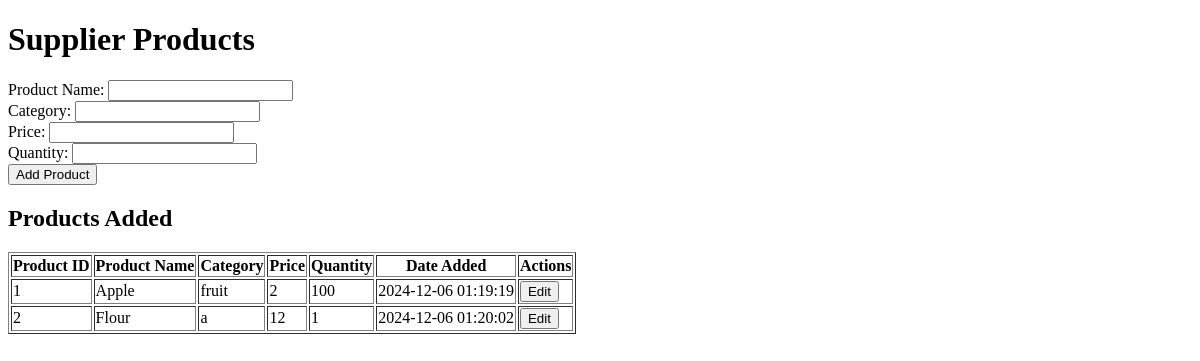
The app's page /supplier_products, older data.
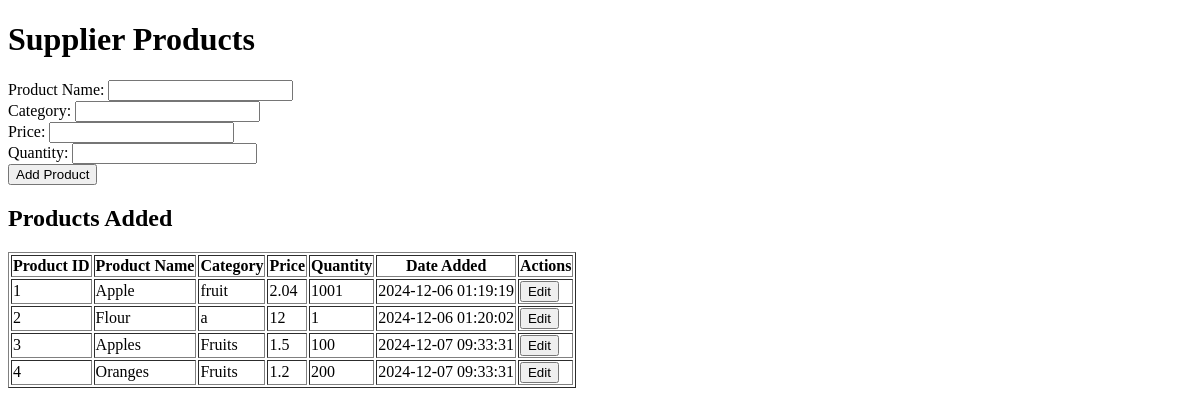
The same page, newer data.
### tables this page shows
CREATE TABLE "supplier_products" (
    id INTEGER PRIMARY KEY AUTOINCREMENT,
    supplier_id INTEGER NOT NULL,
    product_name TEXT NOT NULL,
    category TEXT NOT NULL,
    price DECIMAL(10, 2) NOT NULL,
    quantity INTEGER NOT NULL,
    date_added TIMESTAMP DEFAULT CURRENT_TIMESTAMP,
    FOREIGN KEY (supplier_id) REFERENCES users (user_id) ON DELETE CASCADE
);

### app.py (the view, shortened to what this page needs)
@app.route("/supplier_products", methods=["GET", "POST"])
def supplier_products():
    user_role = "Supplier"
    user_id = 1  # Replace with the logged-in supplier's user_id
    if user_role != "Supplier":
        return "Access denied. Only suppliers can access this page.", 403
    products = execute_query("SELECT * FROM supplier_products WHERE supplier_id = ?", (user_id,))
    return render_template("supplier_products.html", products=products)

### app.py (called while the page is built)
def execute_query(query, params=()):
    conn = get_db_connection()
    cursor = conn.cursor()
    cursor.execute(query, params)
    rows = cursor.fetchall()
    conn.commit()
    conn.close()
    return rows

def get_db_connection():
    conn = sqlite3.connect("database.db")
    conn.row_factory = sqlite3.Row  # Rows are now accessible like dictionaries
    return conn

### templates/supplier_products.html (shortened to what this page needs)
<!DOCTYPE html>
<html lang="en">
<head>
</head>
<body>
    <h1>Supplier Products</h1>
    <form method="POST" action="/add_product">
        <label for="product_name">Product Name:</label>
        <input type="text" id="product_name" name="product_name" required><br>
        <label for="category">Category:</label>
        <input type="text" id="category" name="category" required><br>
        <label for="price">Price:</label>
        <input type="number" id="price" name="price" step="0.01" required><br>
        <label for="quantity">Quantity:</label>
        <input type="number" id="quantity" name="quantity" required><br>
        <button type="submit">Add Product</button>
    </form>
    <h2>Products Added</h2>
    <table border="1">
        <tr>
            <th>Product ID</th>
            <th>Product Name</th>
            <th>Category</th>
            <th>Price</th>
            <th>Quantity</th>
            <th>Date Added</th>
            <th>Actions</th>
        </tr>
        {% for product in products %}
        <tr>
            <td>{{ product.id }}</td>
            <td>{{ product.product_name }}</td>
            <td>{{ product.category }}</td>
            <td>{{ product.price }}</td>
            <td>{{ product.quantity }}</td>
            <td>{{ product.date_added }}</td>
            <td>
                <form method="GET" action="{{ url_for('edit_supplier_product', product_id=product.id) }}" style="display:inline;">
                    <button type="submit">Edit</button>
                </form>
            </td>
        </tr>
        {% endfor %}
    </table>
</body>
</html>

Row changes from the older to the newer data that the page shows:
changed supplier_products "Apple": price "2" → "2.04"; quantity "100" → "1001"
added supplier_products: id "3", product_name "Apples", category "Fruits", price "1.5", quantity "100", date_added "2024-12-07 09:33:31"
added supplier_products: id "4", product_name "Oranges", category "Fruits", price "1.2", quantity "200", date_added "2024-12-07 09:33:31"
